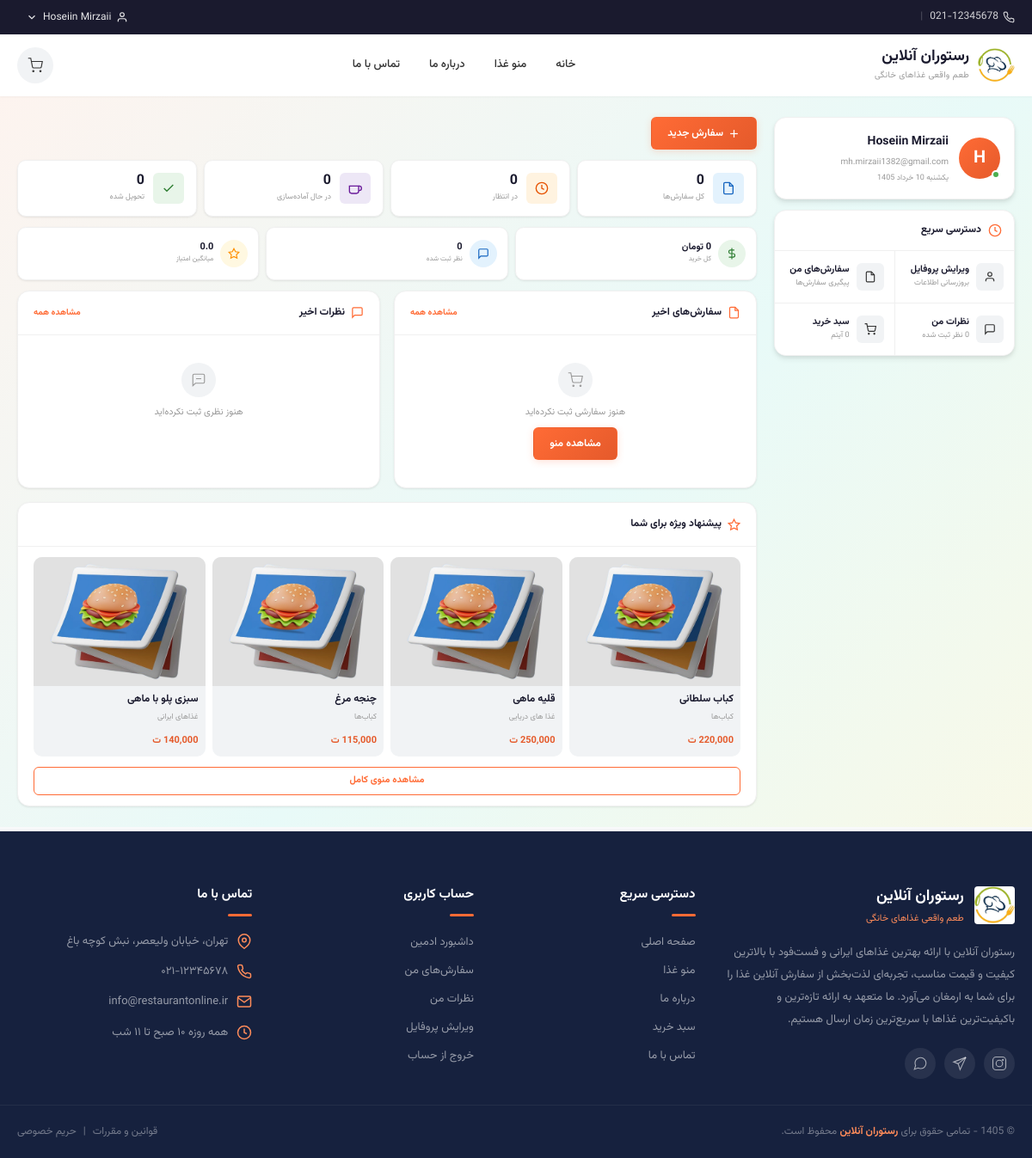
/user/dashboard.php (signed in), run on the app's committed database.
### tables this page shows
CREATE TABLE `foods` (
  `id` int(11) NOT NULL,
  `category_id` int(11) NOT NULL,
  `name` varchar(100) NOT NULL,
  `description` text DEFAULT NULL,
  `price` decimal(10,2) NOT NULL,
  `image` varchar(255) DEFAULT NULL,
  `is_available` tinyint(1) DEFAULT 1,
  `created_at` timestamp NOT NULL DEFAULT current_timestamp()
);

CREATE TABLE `categories` (
  `id` int(11) NOT NULL,
  `name` varchar(50) NOT NULL,
  `description` text DEFAULT NULL,
  `image` varchar(255) DEFAULT NULL,
  `created_at` timestamp NOT NULL DEFAULT current_timestamp()
);

### user/dashboard.php (the view, shortened to what the rows shown need)
<?php
require_once '../includes/header.php';
$suggested_foods = mysqli_query(
    $conn,
    "SELECT f.*, c.name as category_name,
            (SELECT AVG(rating) FROM reviews WHERE food_id = f.id) as avg_rating
     FROM foods f
     JOIN categories c ON f.category_id = c.id
     WHERE f.is_available = 1
     ORDER BY RAND()
     LIMIT 4"
);
$default_food_image = BASE_URL . 'assets/images/foods/default-food.jpg';
?>
<link rel="stylesheet" href="../assets/css/user_dashboard.css">
<div class="dashboard-page">
    <div class="dashboard-wrapper">
        <aside class="dash-sidebar">
            <div class="profile-card-mini">
                <div>
                    <h2><?php echo htmlspecialchars($_SESSION['full_name']); ?></h2>
                </div>
            </div>
        </aside>
        <div class="dash-content">
            <div class="content-grid">
                <div class="dash-card" style="grid-column: 1 / -1;">
                    <div class="dash-card__body">
                        <?php if (mysqli_num_rows($suggested_foods) > 0): ?>
                            <div class="suggested-list" style="display:grid; grid-template-columns: repeat(4, 1fr); gap: 8px;">
                                <?php while ($food = mysqli_fetch_assoc($suggested_foods)):
                                    $food_image = $food['image'];
                                    $has_food_image = !empty($food_image) && file_exists(UPLOAD_DIR . $food_image);
                                ?>
                                    <a href="<?php echo BASE_URL; ?>main/food-detail.php?id=<?php echo $food['id']; ?>" class="suggested-item">
                                        <div class="suggested-item__thumb">
                                            <?php if ($has_food_image): ?>
                                                <img src="<?php echo UPLOAD_URL . $food_image; ?>"
                                                     alt="<?php echo htmlspecialchars($food['name']); ?>" loading="lazy">
                                            <?php else: ?>
                                                <img src="<?php echo $default_food_image; ?>"
                                                     alt="<?php echo htmlspecialchars($food['name']); ?>" loading="lazy">
                                            <?php endif; ?>
                                        </div>
                                        <div class="suggested-item__info">
                                            <span class="suggested-item__name"><?php echo htmlspecialchars($food['name']); ?></span>
                                            <span class="suggested-item__cat"><?php echo htmlspecialchars($food['category_name']); ?></span>
                                        </div>
                                        <span class="suggested-item__price"><?php echo number_format($food['price']); ?> ت</span>
                                    </a>
                                <?php endwhile; ?>
                            </div>
                        <?php endif; ?>
                    </div>
                </div>
            </div>
        </div>
    </div>
</div>
<?php require_once '../includes/footer.php'; ?>

### data on the page
foods: name "کباب سلطانی", category.name "کباب‌ها"
foods: name "قلیه ماهی", category.name "غذا های دریایی"
foods: name "چنجه مرغ", category.name "کباب‌ها"
foods: name "سبزی پلو با ماهی", category.name "غذاهای ایرانی"

### other printed values
$_SESSION['full_name'] "Hoseiin Mirzaii"
mb_substr($_SESSION['full_name'], 0, 1, 'UTF-8') "H"
$_SESSION['email'] "mh.mirzaii1382@gmail.com"
getCartCount() "0"
$stats['total_orders'] "0"
$stats['pending_orders'] "0"
$stats['preparing_orders'] "0"
$stats['delivered_orders'] "0"
$total_spent "0"
$stats['total_reviews'] "0"
$stats['avg_rating'] "0.0"
